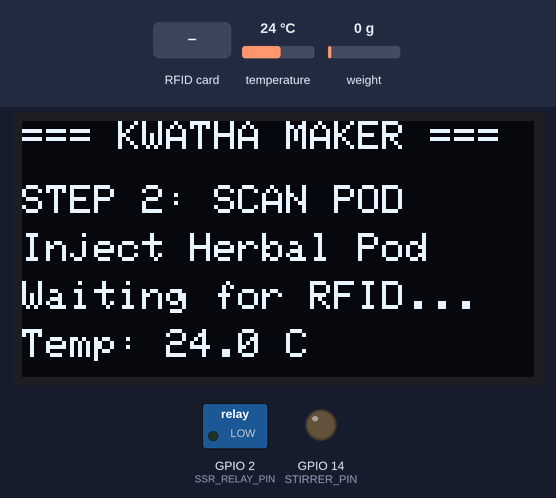
A sketch run on a simulated ESP32. Parts: 128×64 one-colour display, switched loads named in the sketch (green lamp = pin HIGH), output pins drawn as LEDs (lit = HIGH). The test bench sets the inputs (shaded band); at power-on: weight on the scale 0 g, temperature 24 °C. Nothing arrives over Bluetooth unless stated; a phone connects over Bluetooth LE 3 s after start; what the sketch prints to the serial monitor is not drawn.

Above: at 4.3 s.
4.4 s: RFID card 5E 7A 19 C4 held to the reader
At 7.0 s:
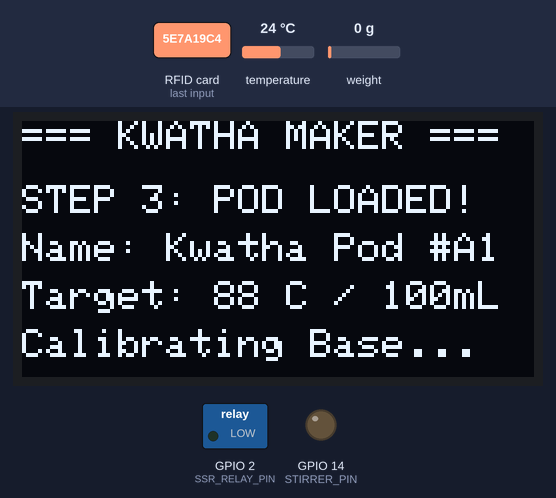
7.8 s: weight on the scale set to 1250 g
At 12.3 s:
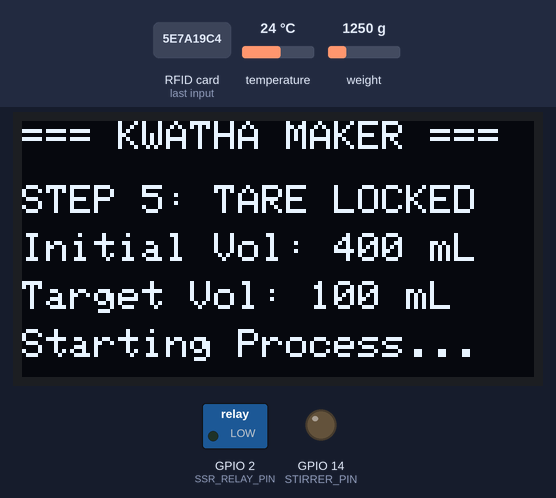
12.6 s: weight on the scale set to 108 g
At 15.8 s:
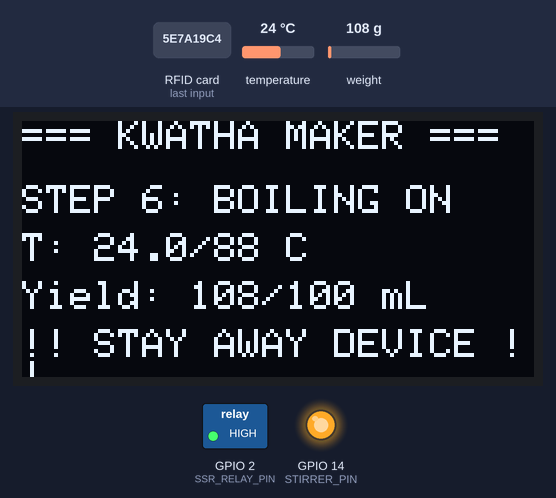
16.1 s: weight on the scale set to 94 g
At 19.1 s:
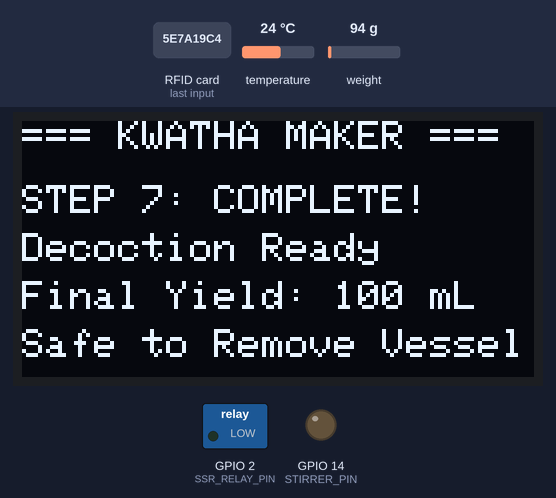
Timing chart, 0 to 20.6 s (numbered marks = the images above; inputs shaded):
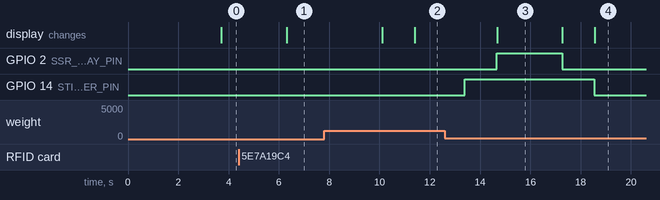

The sketch:

Kwatha_firmware.ino
```cpp
#include <Arduino.h>
#include <Wire.h>
#include <Adafruit_GFX.h>
#include <Adafruit_SSD1306.h>
#include <SPI.h>
#include <MFRC522.h>
#include <OneWire.h>
#include <DallasTemperature.h>
#include "HX711.h"
#include <BLEDevice.h>
#include <BLEServer.h>
#include <BLEUtils.h>

// ==========================================
// PIN DEFINITIONS
// ==========================================
#define OLED_SDA        21
#define OLED_SCL        22
#define OLED_WIDTH      128
#define OLED_HEIGHT     64

#define RFID_SS_PIN     5
#define RFID_RST_PIN    27

#define ONE_WIRE_BUS    4     // DS18B20 Temp Probe

#define HX711_DT_PIN    16    // Load Cell Data Pin
#define HX711_SCK_PIN   17    // Load Cell Clock Pin

#define SSR_RELAY_PIN   2     // Solid State Relay (Heater Control)
#define STIRRER_PIN     14    // DC Magnetic Stirrer Motor (PWM / Digital)

// ==========================================
// SYSTEM CONSTANTS & TARGETS
// ==========================================
const float TARGET_TEMP         = 88.0;   // Target Brewing Temp (°C)
const float SAFETY_TEMP_MAX     = 105.0;  // Emergency Overheat Temp (°C)
const float INITIAL_WATER_MASS  = 400.0;  // Water to add (grams / mL)
const float TARGET_YIELD_MASS   = 100.0;  // Target Final Volume Yield (grams / mL)
const float REQUIRED_MASS_LOSS  = 300.0;  // 400g - 100g = 300g Evaporation

// PID Calibration Constants
const float Kp = 12.0;
const float Ki = 0.5;
const float Kd = 2.0;

// ==========================================
// HARDWARE INSTANCES
// ==========================================
Adafruit_SSD1306 display(OLED_WIDTH, OLED_HEIGHT, &Wire, -1);
MFRC522 rfid(RFID_SS_PIN, RFID_RST_PIN);
OneWire oneWire(ONE_WIRE_BUS);
DallasTemperature tempSensor(&oneWire);
HX711 loadCell;

// BLE Server & Characteristic Instances
BLEServer* pServer = NULL;
BLECharacteristic* pCharacteristic = NULL;

// ==========================================
// SYSTEM STATE CONTROL ENUM
// ==========================================
enum ProcessState {
  STATE_INIT,
  STATE_WAIT_FOR_POD,
  STATE_POD_AUTHENTICATED,
  STATE_WAIT_FOR_WATER,
  STATE_TARE_CALIBRATION,
  STATE_HEATING_BOILING,
  STATE_HOLD_STIRRING,
  STATE_PROCESS_COMPLETE,
  STATE_SAFETY_CUTOFF
};

ProcessState currentState = STATE_INIT;

// State Variables
String authenticatedPodName = "";
float currentTemp = 0.0;
float currentWeight = 0.0;
float baseTareWeight = 0.0;
float netWaterWeight = 0.0;
float totalMassLoss = 0.0;

// PID Loop Global Variables
float pidIntegral = 0.0;
float lastPidError = 0.0;
unsigned long lastPidTime = 0;

// ==========================================
// HELPER FUNCTIONS
// ==========================================

// Display Handler to show explicit steps to the user
void updateOLEDDisplay(String line1, String line2, String line3, String line4) {
  display.clearDisplay();
  display.setTextSize(1);
  display.setTextColor(SSD1306_WHITE);

  display.setCursor(0, 0);
  display.println("=== KWATHA MAKER ===");
  display.setCursor(0, 16);
  display.println(line1);
  display.setCursor(0, 28);
  display.println(line2);
  display.setCursor(0, 40);
  display.println(line3);
  display.setCursor(0, 52);
  display.println(line4);

  display.display();
}

// Send Diagnostics via BLE to generic Bluetooth terminal
void sendBLETelemetry(String msg) {
  if (pCharacteristic) {
    pCharacteristic->setValue(msg.c_str());
    pCharacteristic->notify();
  }
  Serial.println("[BLE LOG]: " + msg);
}

// Closed-Loop PID Temperature Control Subroutine
int computePID(float targetT, float actualT) {
  unsigned long now = millis();
  float dt = (now - lastPidTime) / 1000.0;
  if (dt <= 0.0) dt = 0.1;

  float error = targetT - actualT;
  pidIntegral += error * dt;
  pidIntegral = constrain(pidIntegral, -100, 100); // Anti-windup clamp
  float derivative = (error - lastPidError) / dt;

  float output = (Kp * error) + (Ki * pidIntegral) + (Kd * derivative);

  lastPidError = error;
  lastPidTime = now;

  return constrain((int)output, 0, 255); // PWM Duty Cycle (0 - 255)
}

// ==========================================
// INITIAL SETUP
// ==========================================
void setup() {
  Serial.begin(115200);

  // Pin Configurations
  pinMode(SSR_RELAY_PIN, OUTPUT);
  pinMode(STIRRER_PIN, OUTPUT);
  digitalWrite(SSR_RELAY_PIN, LOW); // Default Heater OFF
  digitalWrite(STIRRER_PIN, LOW);   // Default Stirrer OFF

  // 1. Initialize OLED Screen
  if (!display.begin(SSD1306_SWITCHCAPVCC, 0x3C)) {
    Serial.println("OLED Allocation Failed");
    for (;;);
  }
  updateOLEDDisplay("STEP 1: Starting...", "Initializing Sensors", "Please Wait...", "");

  // 2. Initialize SPI & RFID Reader
  SPI.begin();
  rfid.PCD_Init();

  // 3. Initialize DS18B20 Temp Probe
  tempSensor.begin();

  // 4. Initialize HX711 Load Cell
  loadCell.begin(HX711_DT_PIN, HX711_SCK_PIN);
  loadCell.set_scale(420.0); // Replace with your exact strain gauge calibration factor
  loadCell.tare();

  // 5. Initialize BLE Diagnostics Server
  BLEDevice::init("KWATHA_DIAGNOSTICS");
  pServer = BLEDevice::createServer();
  BLEService *pService = pServer->createService("12345678-1234-1234-1234-1234567890ab");
  pCharacteristic = pService->createCharacteristic(
                      "87654321-4321-4321-4321-ba0987654321",
                      BLECharacteristic::PROPERTY_READ | BLECharacteristic::PROPERTY_NOTIFY
                    );
  pService->start();
  pServer->getAdvertising()->start();

  delay(1500);
  currentState = STATE_WAIT_FOR_POD;
}

// ==========================================
// MAIN REPEATING ENGINE LOOP
// ==========================================
void loop() {
  // Read Temperature Sensor Continuously
  tempSensor.requestTemperatures();
  currentTemp = tempSensor.getTempCByIndex(0);

  // Read Mass Sensor Continuously
  if (loadCell.is_ready()) {
    currentWeight = loadCell.get_units(3);
  }

  // --- HARDWARE SAFETY EMERGENCY OVERRIDE ---
  if (currentTemp >= SAFETY_TEMP_MAX) {
    currentState = STATE_SAFETY_CUTOFF;
  }

  // State Machine Logic Engine
  switch (currentState) {

    // STEP 2: WAIT FOR POD INJECTION
    case STATE_WAIT_FOR_POD: {
      updateOLEDDisplay("STEP 2: SCAN POD", "Inject Herbal Pod", "Waiting for RFID...", "Temp: " + String(currentTemp, 1) + " C");

      if (rfid.PICC_IsNewCardPresent() && rfid.PICC_ReadCardSerial()) {
        // Simple RFID UID Reader & Name Mapping
        String uidStr = "";
        for (byte i = 0; i < rfid.uid.size; i++) {
          uidStr += String(rfid.uid.uidByte[i], HEX);
        }

        authenticatedPodName = "Kwatha Pod #A1"; // Formulated pod profile
        sendBLETelemetry("POD AUTHENTICATED: " + authenticatedPodName + " (UID: " + uidStr + ")");

        rfid.PICC_HaltA();
        currentState = STATE_POD_AUTHENTICATED;
      }
      break;
    }

    // STEP 3: POD CONFIRMED
    case STATE_POD_AUTHENTICATED: {
      updateOLEDDisplay("STEP 3: POD LOADED!", "Name: " + authenticatedPodName, "Target: 88 C / 100mL", "Calibrating Base...");
      delay(2500);
      baseTareWeight = currentWeight;
      currentState = STATE_WAIT_FOR_WATER;
      break;
    }

    // STEP 4: ADD WATER DETECT & TARE
    case STATE_WAIT_FOR_WATER: {
      netWaterWeight = currentWeight - baseTareWeight;
      updateOLEDDisplay("STEP 4: ADD WATER", "Required: 400 mL", "Current: " + String(netWaterWeight, 0) + " mL", "Fill Container Now");

      if (netWaterWeight >= (INITIAL_WATER_MASS - 10.0)) { // ~400mL added
        sendBLETelemetry("400mL Water Addition Detected. Starting Tare Calibration.");
        currentState = STATE_TARE_CALIBRATION;
      }
      break;
    }

    // STEP 5: LOCK TARE & PREPARE BOILING
    case STATE_TARE_CALIBRATION: {
      updateOLEDDisplay("STEP 5: TARE LOCKED", "Initial Vol: 400 mL", "Target Vol: 100 mL", "Starting Process...");
      delay(2000);

      // Turn ON Continuous Magnetic Stirrer
      digitalWrite(STIRRER_PIN, HIGH);
      lastPidTime = millis();
      currentState = STATE_HEATING_BOILING;
      break;
    }

    // STEP 6: CLOSED-LOOP HEATING, BOILING & STIRRING
    case STATE_HEATING_BOILING: {
      netWaterWeight = currentWeight - baseTareWeight;
      totalMassLoss = INITIAL_WATER_MASS - netWaterWeight;

      // Closed-loop PID Output Calculation
      int pwmVal = computePID(TARGET_TEMP, currentTemp);
      analogWrite(SSR_RELAY_PIN, pwmVal);

      // Display Status & Warning to stay away from heating assembly
      updateOLEDDisplay("STEP 6: BOILING ON", "T: " + String(currentTemp, 1) + "/" + String(TARGET_TEMP, 0) + " C", "Yield: " + String(netWaterWeight, 0) + "/100 mL", "!! STAY AWAY DEVICE !!");

      // Telemetry Output over BLE
      sendBLETelemetry("TEMP:" + String(currentTemp) + "C | WATER:" + String(netWaterWeight) + "g | PWM:" + String(pwmVal));

      // DECISION: Mass Reduction Check (400 mL down to 100 mL, i.e., 300g loss)
      if (totalMassLoss >= REQUIRED_MASS_LOSS || netWaterWeight <= TARGET_YIELD_MASS) {
        digitalWrite(SSR_RELAY_PIN, LOW); // Cut Heater Power Immediately
        sendBLETelemetry("Target Mass Reduction Achieved (300g Lost). Stopping Heater.");
        currentState = STATE_PROCESS_COMPLETE;
      }
      break;
    }

    // STEP 7: PROCESS COMPLETED
    case STATE_PROCESS_COMPLETE: {
      digitalWrite(SSR_RELAY_PIN, LOW); // Ensure Heater is OFF
      digitalWrite(STIRRER_PIN, LOW);  // Turn off Magnetic Stirrer

      updateOLEDDisplay("STEP 7: COMPLETE!", "Decoction Ready", "Final Yield: 100 mL", "Safe to Remove Vessel");
      sendBLETelemetry("Process Finished Successfully.");
      break;
    }

    // STEP 8: SAFETY CUTOFF INTERRUPT (EMERGENCY)
    case STATE_SAFETY_CUTOFF: {
      digitalWrite(SSR_RELAY_PIN, LOW); // Cut SSR Relay
      digitalWrite(STIRRER_PIN, LOW);

      updateOLEDDisplay("!! EMERGENCY CUTOFF !!", "Overheat Detected!", "Temp > 105.0 C", "System Locked Out");
      sendBLETelemetry("SAFETY INTERRUPT TRIPPED: OVERHEAT OVERRIDE.");
      break;
    }

    default:
      break;
  }

  delay(200); // 200ms Execution Interval
}
```

Measured:
- the behaviour switches between 101 and 100 g on weight on the scale (found by bisection; images 3 and 4)
- after the input at 4.4 s, the display: changes after 1.9 s (image 1)
- after the input at 7.8 s, the display: first changes after 2.3 s (image 2 shows a later state)
- after the input at 12.6 s, the display: changes after 2.1 s (image 3)
- after the input at 16.1 s, GPIO 2 (SSR_RELAY_PIN): HIGH → LOW after 1.2 s; GPIO 14 (STIRRER_PIN): HIGH → LOW after 2.4 s; the display: first changes after 1.2 s (image 4 shows a later state)
